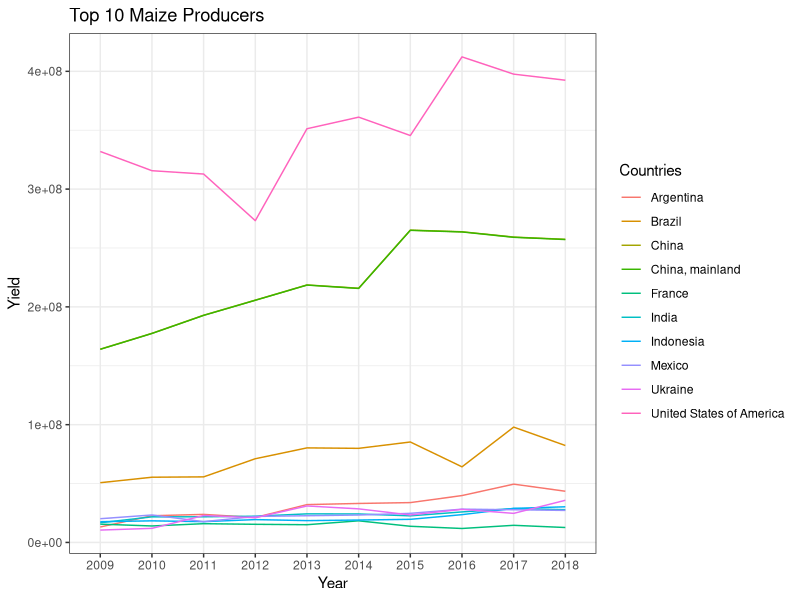

This figure's R source: (Note: this script raises an error after producing the figure.)
## dia 4

library(tidyverse)
library(palmerpenguins)

x <- rep(1:3, 100)
x %>%
    head() %>%
    unique() %>%
    as.character()


# pivot_longer ------------------------------------------------------------
## Cambiar datos a formato largo
data <- readxl::read_xlsx('datasets.xlsx', sheet = 1)

data_long <- data %>% 
    pivot_longer(
        cols = starts_with('2'), names_to = 'Year', values_to = 'Yield'
    )
data_long$Year <- factor(data_long$Year)

## Tidydata esta lista para ser graficada con las funciones de ggplot2:
data_long %>% 
    ggplot(aes(Year, Yield)) +
    geom_line(aes(color = Area, group = Area)) + 
    labs(title = "Top 10 Maize Producers") +
    scale_color_discrete(name = "Countries") +
    theme_bw()

# pivot_wider -------------------------------------------------------------
## Convertir datos del formato tidy (version larga) a uno 'untidy'
## Por ejemplo, las matrices
data_wide <- data_long %>% 
    pivot_wider(
        names_from = 'Year', values_from = 'Yield'
    )

row_names <- data_wide$Area[2:nrow(data_wide)]
m <- as.matrix(data_wide[2:nrow(data_wide),2:ncol(data_wide)])
colnames(m) <- col_names
rownames(m) <- row_names

## ?tibble::column_to_rownames
## El codigo es mas limpio y claro utilizando las funciones del tidyverse
## Comparar con las lineas de arriba
m2 <- data_wide %>% 
    tibble::column_to_rownames('Area') %>% 
    as.matrix()

# Separate ----------------------------------------------------------------
## Separar una variable (columna) en dos
plants <- readxl::read_xlsx('datasets.xlsx', sheet = 2)

plants_separated <- plants %>% 
    separate(
        col = 'species', into = c('genus', 'species'), remove = TRUE,
        sep = ' '
    )

# unite -------------------------------------------------------------------
## Unir dos variables (columnas)
plants_united <- plants_separated %>% 
    unite(
        col = 'genus2', sep = ' ', remove = TRUE, genus, species
    )

# dplyr -------------------------------------------------------------------

## filter y select
select_columns <- c("Sample Number", "Species", "Island",
                    "Date Egg", "Culmen Length (mm)",
                    "Culmen Depth (mm)", "Flipper Length (mm)",
                    "Body Mass (g)", "Sex")

## usando base 3
penguins1 <- penguins_raw[!is.na(penguins_raw$Sex),  select_columns]

## usando el tidyverse
penguins2 <- penguins_raw %>% 
    filter(
        !is.na(Sex),
    ) %>% 
    select(all_of(select_columns))


## Renombrar columnas
penguins3 <- penguins2 %>% 
    rename(
        Sample = `Sample Number`, Date = `Date Egg`,
        Culm_len = "Culmen Length (mm)", Culm_dep = "Culmen Depth (mm)",
        Flip_len = "Flipper Length (mm)", Mass = "Body Mass (g)"
)

## colnames(penguins2) <- c('Sample Number', ...)

top_6 <- penguins3 %>% 
    arrange(desc(Sample)) %>%
    head()
## Investigar como resolver los 'ties' cuando las filas son ordenadas

pen <- penguins_raw %>% 
    separate(
        col = 'Species', into = c('Com_name', 'Sci_name'), sep = ' \\('
    ) %>% 
    mutate(
        Sci_name = sub('\\)$', '', Sci_name), # str_remove(rex, var)
        Sci_name = sub(' ', '_', Sci_name),
        Com_name = sub(' .*$', '', Com_name)
    )

## group_by y summarise
penguins_summary <- penguins %>%
    group_by(island, species, sex) %>%
    summarise(
        mean = mean(bill_length_mm, na.rm = TRUE),
        sd = sd(bill_length_mm, na.rm = TRUE),
        n = n() ## equivalente a usar count
    ) %>%
    ungroup()
